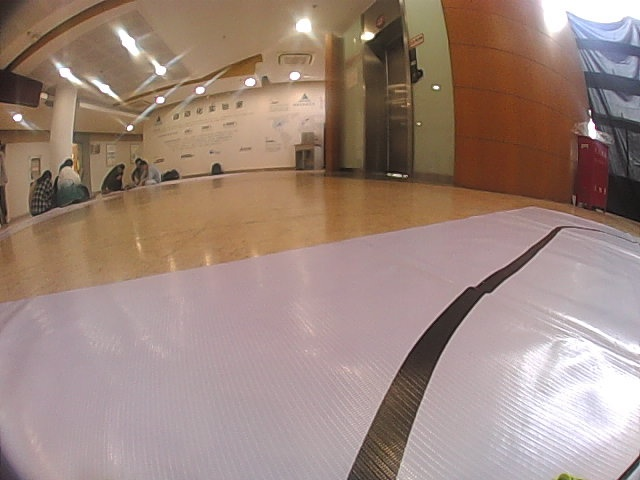
#> input picture client/testimg/curve131.jpg, 640 x 480 px; its folder holds only this picture in this run
$ python -i circle.py   (imports and definitions only)
#> lines starting #> are read from the running program, lines starting #| are printed output that depends on the picture; after the words box and inside, x2 and y2 are one past the last pixel; in counts of white or black regions, pixels touching at a corner belong together; pictures that were not available may be replaced by others from this repository, and a replacement may not be noted
import cv2
import numpy as np
import os
def img_match(img):
    path_left='template/left/'
    path_right='template/right/'
    name_left=os.listdir(path_left)
    name_right=os.listdir(path_right)
    left_score=0.0
    right_score=0.0
    for i in name_left:
        file_path=path_left+i
        template=cv2.imdecode(np.fromfile(file_path, dtype=np.uint8), flags=cv2.IMREAD_COLOR)
        template=cv2.cvtColor(template, cv2.COLOR_RGB2GRAY)
        ret, template=cv2.threshold(template, 0, 255, cv2.THRESH_OTSU)
        template=255-template
        result=cv2.matchTemplate(img,template,cv2.TM_CCOEFF)
        left_score+=result[0][0]
    for i in name_right:
        file_path=path_right+i
        template=cv2.imdecode(np.fromfile(file_path, dtype=np.uint8), flags=cv2.IMREAD_COLOR)
        template=cv2.cvtColor(template, cv2.COLOR_RGB2GRAY)
        ret, template=cv2.threshold(template, 0, 255, cv2.THRESH_OTSU)
        #template=255-template
        result=cv2.matchTemplate(img,template,cv2.TM_CCOEFF)
        right_score+=result[0][0]
    if left_score>right_score:
        print('left')
    else:
        print('right')
    print("left_score:",left_score,';right_score:',right_score)
# [69 lines left out: functions img_similarity, circle_extract, not called in this run]

'''
thread=0
path='left/'
name=os.listdir(path)
index=0
for i in name:
    img=cv2.imread(path+i)
    circle_extract(img)
    index+=1
    if index==30:
        break'''
'''
width=200
height=200
points=(width, height)
newimg=cv2.resize(newimg,points,interpolation=cv2.INTER_LINEAR)
img_match(newimg)'''

>>> import cv2
>>> picture = cv2.imread('../../client/testimg/curve131.jpg', cv2.IMREAD_GRAYSCALE)
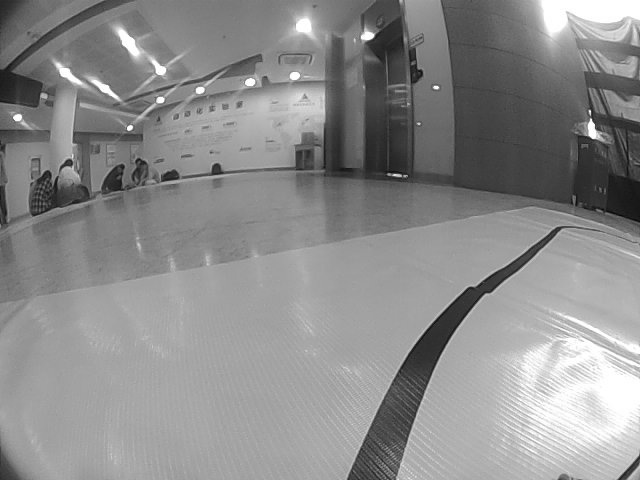
#> picture: shape (480, 640); min 6, max 255, mean 139.9
>>> result = img_match(picture)
#> in img_match, template is the input picture: shape (480, 640, 3); mean B, G, R 123.9, 134.2, 157.2
#> in img_match, `ret, template=cv2.threshold(template, 0, 255, cv2.THRESH_OTSU)`:
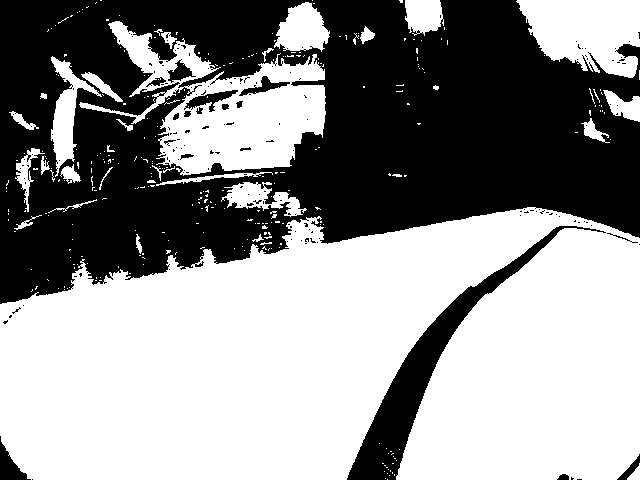
#> template: shape (480, 640); 56.7% white; 170 black regions (152 under 20 px), largest, box (x1, y1, x2, y2) and area: (0, 0, 640, 304) 122221, (347, 226, 606, 480) 8096, (0, 436, 31, 480) 553
#> in img_match, `ret, template=cv2.threshold(template, 0, 255, cv2.THRESH_OTSU)`: ret = 128
#> in img_match, `result=cv2.matchTemplate(img,template,cv2.TM_CCOEFF)`: result = [-1.41e+09]
#> in img_match, `left_score+=result[0][0]`: left_score = -1.41e+09
#> in img_match, `result=cv2.matchTemplate(img,template,cv2.TM_CCOEFF)`: result = [1.41e+09]
#> in img_match, `right_score+=result[0][0]`: right_score = 1.41e+09
#| left_score: -1412001920.0 ;right_score: 1412002048.0

$ run again, on client/testimg/curve139.jpg
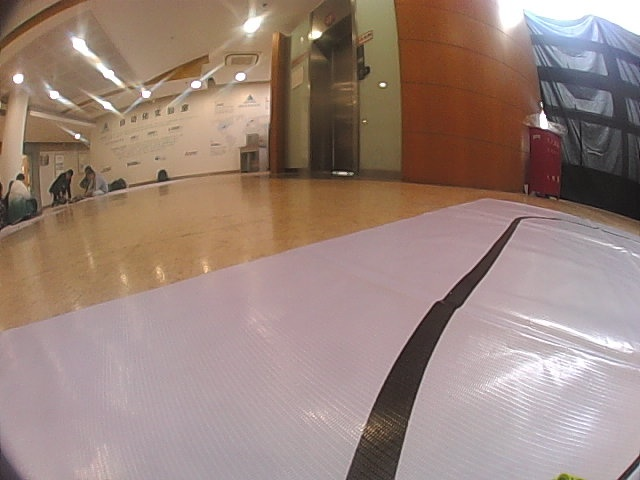
#> input picture client/testimg/curve139.jpg, 640 x 480 px
#> `picture = cv2.imread('../../client/testimg/curve131.jpg', cv2.IMREAD_G..`:
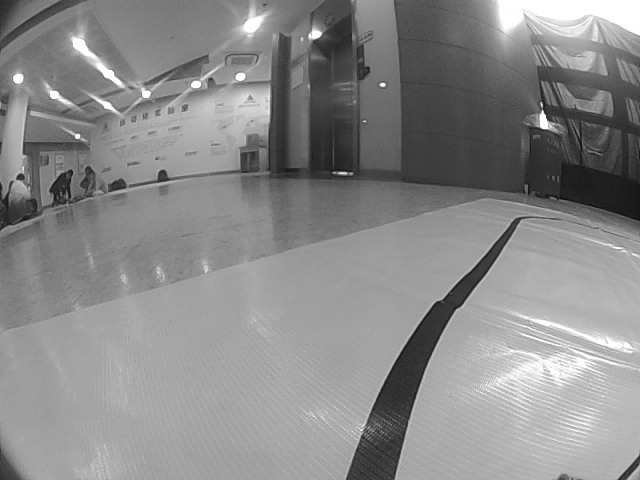
#> picture: shape (480, 640); min 8, max 255, mean 138
#> in img_match, template is the input picture: shape (480, 640, 3); mean B, G, R 122.9, 132.4, 154.6
#> in img_match, `ret, template=cv2.threshold(template, 0, 255, cv2.THRESH_OTSU)`:
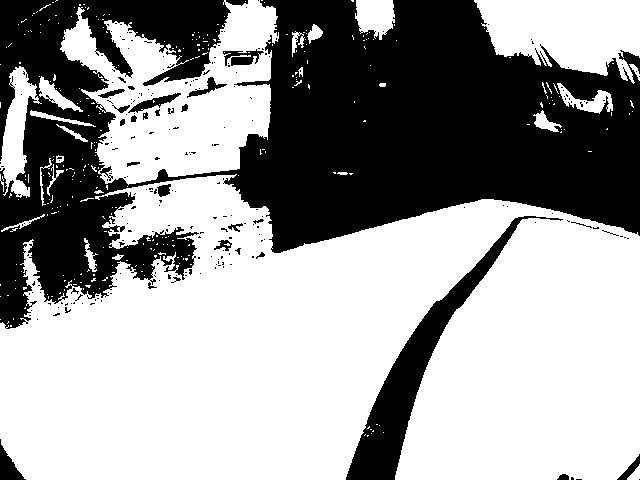
#> template: shape (480, 640); 61.5% white; 248 black regions (221 under 20 px), largest, box (x1, y1, x2, y2) and area: (0, 0, 640, 329) 106991, (346, 216, 563, 480) 8117, (0, 439, 26, 480) 469
#> ret = 122
#> in img_match, `result=cv2.matchTemplate(img,template,cv2.TM_CCOEFF)`: result = [-1.43e+09]
#> left_score = -1.43e+09
#> in img_match, `result=cv2.matchTemplate(img,template,cv2.TM_CCOEFF)`: result = [1.43e+09]
#> right_score = 1.43e+09
#| left_score: -1425199104.0 ;right_score: 1425200256.0
